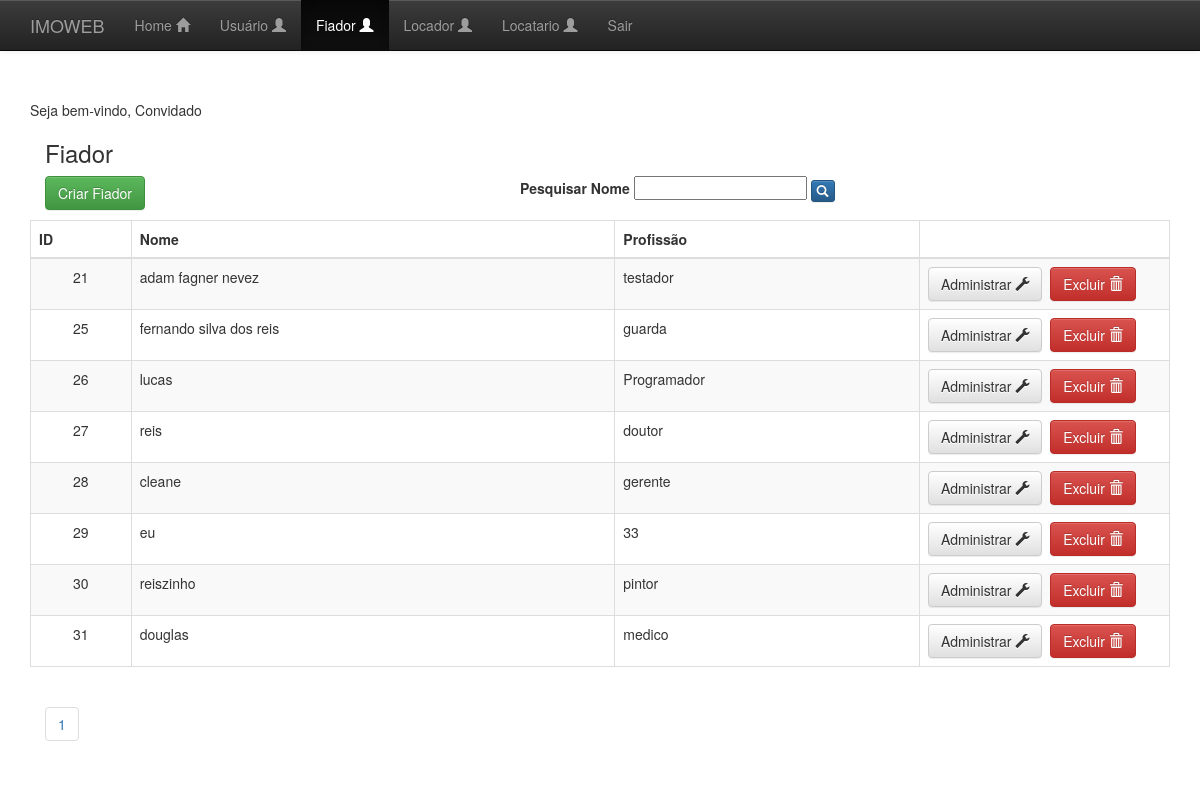
The app's page /form-main-fiador.php with its own data.
### tables this page shows
CREATE TABLE IF NOT EXISTS `fiador` (
  `codigo_fiador` int(100) NOT NULL AUTO_INCREMENT,
  `nome_fiador` varchar(255) DEFAULT NULL,
  `estado_fiador` varchar(15) DEFAULT NULL,
  `profissao_fiador` varchar(40) DEFAULT NULL,
  `password` varchar(100) NOT NULL,
  `cpf_fiador` varchar(11) DEFAULT NULL,
  `rua_fiador` varchar(80) DEFAULT NULL,
  `numero_fiador` int(4) DEFAULT NULL,
  `bairro_fiador` varchar(50) DEFAULT NULL,
  `cep_fiador` int(8) DEFAULT NULL,
  `cidade_fiador` varchar(20) DEFAULT NULL,
  `hash_fiador` varchar(100) NOT NULL,
  PRIMARY KEY (`codigo_fiador`)
);

### form-main-fiador.php (the view, shortened to what this page needs)
<!DOCTYPE html>
<html lang="pt-br">
<head>
<link href="css/bootstrap.css" rel='stylesheet' type='text/css' />
<link rel="stylesheet" href="https://maxcdn.bootstrapcdn.com/bootstrap/3.3.5/css/bootstrap-theme.min.css">
<link rel="stylesheet" href="css/styles.css">
</head>
<body>
  <nav id="myNavbar" class="navbar navbar-default navbar-inverse navbar-fixed-top" role="navigation">
    <div class="container">
      <div class="navbar-header">
        <a class="navbar-brand" href="">IMOWEB</a>
      </div>
      <div class="collapse navbar-collapse" id="navbarCollapse">
            <ul class="nav navbar-nav">
                  <li class=""><a href="main-admin.php">Home <span class="glyphicon glyphicon-home" /></a></li>
                  <li class=""><a href="form-main-usuario.php">Usuário <span class="glyphicon glyphicon-user" /></a></li>
                  <li class="active"><a href="form-main-fiador.php">Fiador <span class="glyphicon glyphicon-user" /></a></li>
                  <li class=""><a href="form-main-locador.php">Locador <span class="glyphicon glyphicon-user" /></a></li>
                  <li class=""><a href="form-main-locatario.php">Locatario <span class="glyphicon glyphicon-user" /></a></li>
                  <li><a href="logout.php"> Sair</a></li>
            </ul>
      </div>
    </div>
  </nav>
  <div class="container">
    <div class="row">
    <div class="col-xs-12 col-md-12 col-sm-12">
      <?php
      $admin = $_COOKIE['admin'];
          if(isset($admin)){
              echo"Seja bem-vindo, $admin <br>";
          } else {
              echo"Seja bem-vindo, Convidado <br>";
          }
      ?>
        <div class="col-xs-12 col-md-12 col-sm-12">
          <h3>Fiador</h3>
        </div>
        <div class="col-xs-12 col-md-5 col-sm-5">
            <a class="btn btn-success" href="form-create-fiador.php">Criar Fiador</a>
        </div>
        <div class="col-xs-12 col-md-5 col-sm-5">
        <form method="post">
            <strong>Pesquisar Nome </strong>
            <input type="text" name="filtro" size="20" maxlength="18">
            <button type="submit" class="btn btn-primary btn-xs" value="Pesquisar">
              <span class="glyphicon glyphicon-search"></span>
            </button>
        </form>
        </div>
      </div>
      </div>
    </div>
    <div class="container">
      <div class="row">
        <div class="col-xs-12 col-md-12 col-sm-12">
          <div class="table-responsive">
          <table class="table table-hover table-bordered table-striped">
            <thead>
                <tr>
                  <th>ID</td>
                  <th>Nome</th>
                  <th>Profissão</th>
                  <th></th>
                </tr>
              </thead>
                <tbody>
                  <?php
                    include 'conexao.php';
                    $pagina = (isset($_GET['pagina']))? $_GET['pagina'] : 1;
                    $cmd = "select * from fiador";
                    $fiadores = mysqli_query($link, $cmd);
                    $total = mysqli_num_rows($fiadores);
                    $registros = 10;
                    $numPaginas = ceil($total/$registros);
                    $inicio = ($registros*$pagina)-$registros;
                    if(isset($_REQUEST['filtro']))
                      $filtro = $_REQUEST['filtro'];
                    else
                      $filtro ="";
                    $sql = "SELECT * FROM fiador WHERE nome_fiador LIKE '%$filtro%' ORDER BY codigo_fiador limit $inicio,$registros" ;
                    $resultado = mysqli_query($link, $sql);
                    while($registro = mysqli_fetch_array($resultado)) {
                      $id  = $registro['codigo_fiador'];
                      $nome    = $registro['nome_fiador'];
                      $profissao   = $registro['profissao_fiador'];
                      echo '<tr>';
                      echo '<td align="center">'. $id . '</td>';
                      echo '<td>'. $nome .'</td>';
                      echo '<td>'. $profissao .'</td>';
                      echo '<td width=250>';
                      echo '<a class="btn btn-default" href="form-admin-fiador.php?codigo_fiador='.$id.'">Administrar <span class="glyphicon glyphicon-wrench" /></a>';
                      ?>
                      <a class="btn btn-danger" href="?codigo_fiador=<?php echo $id ?>" title="Click for Delete" onclick="return confirm('Sure to Delete ?')">Excluir <span class="glyphicon glyphicon-trash" aria-hidden="true"/></a>
                      <?php
                      echo '</td>';
                      echo '</tr>';
                    }
                  ?>
              </tbody>
          </table>
          <?php
            echo "<div class='col-xs-12 col-md-12 col-sm-12'>";
            echo "<ul class='pagination'>";
            for($i = 1; $i < $numPaginas + 1; $i++) {
                $ativo = ($i == $pagina) ? 'numativo' : '';
                echo "<li><a href='form-main-fiador.php?pagina=".$i."' class='numero ".$ativo."'>".$i."</a></li>";
            }
            echo "  </ul>";
            echo "</div>";
          ?>
        </div>
      </div>
    </div>
  </div>
</body>
</html>

### css/styles.css (style rules this page uses)
* { margin: 0; padding:0; }
body { padding-top: 100px; background-image: url(../img/login.jpg); width: 100%; background-size: cover; background-repeat: no-repeat; }

### records on screen
fiador: codigo_fiador "21", nome_fiador "adam fagner nevez", profissao_fiador "testador"
fiador: codigo_fiador "25", nome_fiador "fernando silva dos reis", profissao_fiador "guarda"
fiador: codigo_fiador "26", nome_fiador "lucas", profissao_fiador "Programador"
fiador: codigo_fiador "27", nome_fiador "reis", profissao_fiador "doutor"
fiador: codigo_fiador "28", nome_fiador "cleane", profissao_fiador "gerente"
fiador: codigo_fiador "29", nome_fiador "eu", profissao_fiador "33"
fiador: codigo_fiador "30", nome_fiador "reiszinho", profissao_fiador "pintor"
fiador: codigo_fiador "31", nome_fiador "douglas", profissao_fiador "medico"
